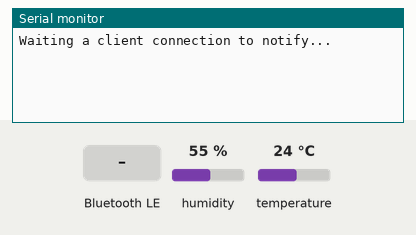
The sketch below on a simulated ESP32. Shown: the last lines printed to the serial monitor. The test bench sets the inputs (shaded band); at power-on: humidity 55 %, temperature 24 °C. WiFi joins after 1.5 s; servers stay silent unless stated; nothing arrives over Bluetooth unless stated; a phone connects over Bluetooth LE 3 s after start.

Above: at 1.2 s.
1.3 s: Bluetooth LE write "1" received
At 2.5 s:
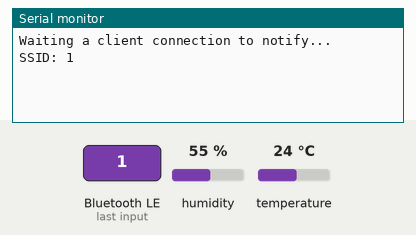
2.8 s: Bluetooth LE write "0" received
At 5.2 s:
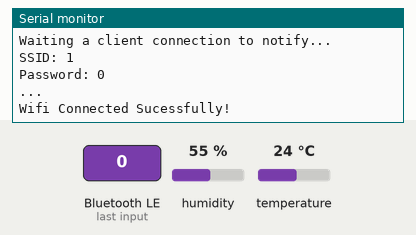

The sketch:

BLE-Weather_Station.ino
```cpp
#include <BLEDevice.h>
#include <BLEServer.h>
#include <BLEUtils.h>
#include <BLE2902.h>
#include <DFRobot_DHT11.h>
#include <WiFi.h>

DFRobot_DHT11 DHT;
#define DHT11_PIN 2

uint16_t hum;
int temp;
bool deviceConnected = false;
bool oldDeviceConnected = false;
String pwd = "";
String ssid = "";
BLEServer *pServer;
BLECharacteristic *tempChar, *humChar, *wifiChar;

class MyServerCallbacks: public BLEServerCallbacks {
  void onConnect(BLEServer* pServer) {
    deviceConnected = true;
  }

  void onDisconnect(BLEServer* pServer) {
    deviceConnected = false;
  }

};

class charCallback: public BLECharacteristicCallbacks {
  void onWrite(BLECharacteristic *pCharacteristic) {
    String value = pCharacteristic->getValue();
    if (value.length() > 0) {
      if(ssid == "" && pwd == ""){
        Serial.print("SSID: ");
        ssid = value;
        Serial.println(ssid);
      }
      else if(pwd==""){
        pwd = value;
        Serial.print("Password: ");
        Serial.println(pwd);
        WiFi.begin(ssid, pwd);
        while (WiFi.status() != WL_CONNECTED) {
            delay(500);
            Serial.print(".");
        }
        Serial.println();
        Serial.print("Wifi Connected Sucessfully!");
        wifiChar->setValue("WiFi Successfully connected");
        wifiChar->notify();
        pwd="";
        ssid="";
      }
    }
  }
};

void setup() {
  Serial.begin(115200);
  BLEDevice::init("Weather Station");
  // Create the BLE Server
  pServer = BLEDevice::createServer();
  pServer->setCallbacks(new MyServerCallbacks());
  BLEService *DHTService = pServer->createService("00000002-0000-0000-FDFD-FDFDFDFDFDFD");
  //creating temperature characteristic
  tempChar = DHTService->createCharacteristic(BLEUUID((uint16_t)0x2A6E), BLECharacteristic::PROPERTY_NOTIFY | BLECharacteristic::PROPERTY_READ);
  tempChar->addDescriptor(new BLE2902());
  //creating humidity characteristic
  humChar = DHTService->createCharacteristic(BLEUUID((uint16_t)0x2A6F), BLECharacteristic::PROPERTY_NOTIFY | BLECharacteristic::PROPERTY_READ);
  humChar->addDescriptor(new BLE2902());
  //creating characteristic for transfering WiFi credentials
  wifiChar = DHTService->createCharacteristic(BLEUUID((uint16_t)0x2AF7), BLECharacteristic::PROPERTY_NOTIFY | BLECharacteristic::PROPERTY_READ | BLECharacteristic::PROPERTY_WRITE);
  wifiChar->setCallbacks(new charCallback());
  wifiChar->addDescriptor(new BLE2902());
  //Starting the service
  DHTService->start();
  BLEAdvertising *pAdvertising = BLEDevice::getAdvertising();
  pAdvertising->addServiceUUID("00000002-0000-0000-FDFD-FDFDFDFDFDFD");
  pServer->getAdvertising()->start();
  Serial.println("Waiting a client connection to notify...");
  if(deviceConnected){
    Serial.println("Device Connected");
  }
}

void loop() {
  DHT.read(DHT11_PIN);
  temp = DHT.temperature*100;
  hum = DHT.humidity*100;
  if(deviceConnected){
    humChar->setValue(hum);
    humChar->notify();
    tempChar->setValue(temp);
    tempChar->notify();
    delay(100);
  }
  if (!deviceConnected && oldDeviceConnected) {
    delay(500);                   // give the bluetooth stack the chance to get things ready
    pServer->startAdvertising();  // restart advertising
    Serial.println("start advertising");
    oldDeviceConnected = deviceConnected;
  }
  if (deviceConnected && !oldDeviceConnected) {
      oldDeviceConnected = deviceConnected;
  }
  delay(1000);
}
```

Measured:
- after the input at 1.3 s, the serial monitor: prints a new line after 0.05 s (image 1)
- after the input at 2.8 s, the serial monitor: prints a new line after 0.05 s (image 2)
